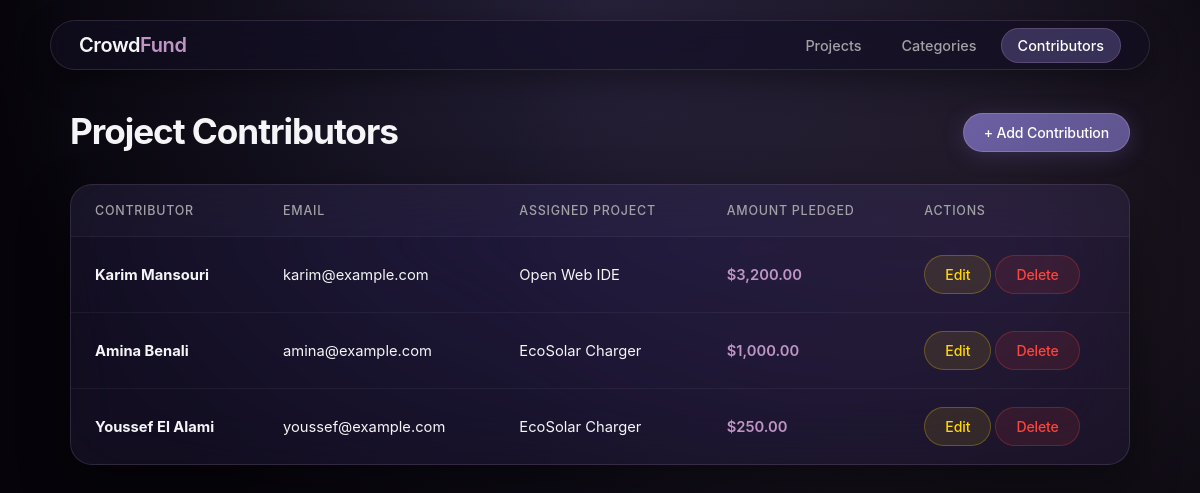
Page /contributors.php on the committed database.
### tables this page shows
CREATE TABLE IF NOT EXISTS contributeur (
    id INT AUTO_INCREMENT PRIMARY KEY,
    full_name VARCHAR(100) NOT NULL,
    email VARCHAR(150) NOT NULL,
    amount DECIMAL(12, 2) NOT NULL DEFAULT 0.00,
    project_id INT NOT NULL,
    created_at TIMESTAMP DEFAULT CURRENT_TIMESTAMP,
    CONSTRAINT fk_contributeur_project 
        FOREIGN KEY (project_id) REFERENCES project(id) 
        ON DELETE CASCADE ON UPDATE CASCADE
);

CREATE TABLE IF NOT EXISTS project (
    id INT AUTO_INCREMENT PRIMARY KEY,
    title VARCHAR(150) NOT NULL,
    description TEXT NOT NULL,
    goal_amount DECIMAL(12, 2) NOT NULL DEFAULT 0.00,
    raised_amount DECIMAL(12, 2) NOT NULL DEFAULT 0.00,
    category_id INT NOT NULL,
    created_at TIMESTAMP DEFAULT CURRENT_TIMESTAMP,
    CONSTRAINT fk_project_category 
        FOREIGN KEY (category_id) REFERENCES project_category(id) 
        ON DELETE CASCADE ON UPDATE CASCADE
);

### contributors.php (the view, shortened to what this page needs)
<?php
require_once 'config/database.php';
$sql = "SELECT c.*, p.title AS project_title
        FROM contributeur c
        INNER JOIN project p ON c.project_id = p.id
        ORDER BY c.id DESC";
$contributions = $pdo->query($sql)->fetchAll();
?>
<!DOCTYPE html>
<html lang="en">
<head>
    <link rel="stylesheet" href="css/style.css">
</head>
<body>
    <header class="glass-nav">
        <nav class="container">
            <div class="logo">Crowd<span>Fund</span></div>
            <ul>
                <li><a href="index.php">Projects</a></li>
                <li><a href="categories.php">Categories</a></li>
                <li><a href="contributors.php" class="active">Contributors</a></li>
            </ul>
        </nav>
    </header>
    <main class="container">
        <div class="page-header">
            <h1 class="page-title">Project Contributors</h1>
            <button class="btn btn-primary" onclick="openModal('addContribModal')">+ Add Contribution</button>
        </div>
        <div class="glass-table-container">
            <table>
                <thead>
                    <tr>
                        <th>Contributor</th>
                        <th>Email</th>
                        <th>Assigned Project</th>
                        <th>Amount Pledged</th>
                        <th>Actions</th>
                    </tr>
                </thead>
                <tbody>
                    <?php if (empty($contributions)): ?>
                        <tr>
                            <td colspan="5" style="text-align: center; color: var(--text-muted);">No contributions recorded yet.</td>
                        </tr>
                    <?php else: ?>
                        <?php foreach ($contributions as $c): ?>
                        <tr>
                            <td><strong><?= htmlspecialchars($c['full_name']) ?></strong></td>
                            <td><?= htmlspecialchars($c['email']) ?></td>
                            <td><?= htmlspecialchars($c['project_title']) ?></td>
                            <td style="color: var(--light-tone); font-weight: 600;">$<?= number_format($c['amount'], 2) ?></td>
                            <td>
                                <button class="btn btn-warning" onclick="editContrib(<?= $c['id'] ?>, '<?= addslashes(htmlspecialchars($c['full_name'])) ?>', '<?= addslashes(htmlspecialchars($c['email'])) ?>', <?= $c['amount'] ?>, <?= $c['project_id'] ?>)">Edit</button>
                                <a href="contributors.php?delete=<?= $c['id'] ?>" class="btn btn-danger" onclick="return confirm('Cancel contribution?')">Delete</a>
                            </td>
                        </tr>
                        <?php endforeach; ?>
                    <?php endif; ?>
                </tbody>
            </table>
        </div>
    </main>
</body>
</html>

### css/style.css (style rules this page uses)
:root { --dark-tone: #5e548e; --light-tone: #be95c4; --bg-dark: #0b0914; --glass-bg: rgba(26, 21, 43, 0.45); --glass-card: rgba(42, 35, 71, 0.35); --glass-border: rgba(190, 149, 196, 0.18); --glass-border-hover: rgba(190, 149, 196, 0.35); --text-primary: #f5f5f7; --text-secondary: #a1a1a6; --text-accent: #be95c4; --danger-color: #ff453a; --warning-color: #ffd60a; --success-color: #30d158; }
* { box-sizing: border-box; margin: 0; padding: 0; font-family: -apple-system, BlinkMacSystemFont, "SF Pro Display", "SF Pro Text", "Inter", sans-serif; -webkit-font-smoothing: antialiased; -moz-osx-font-smoothing: grayscale; }
body { background: #06040a; background-image: radial-gradient(circle at 50% 0%, rgba(94, 84, 142, 0.35) 0%, transparent 60%), radial-gradient(circle at 85% 30%, rgba(190, 149, 196, 0.12) 0%, transparent 45%); background-attachment: fixed; color: var(--text-primary); min-height: 100vh; padding-bottom: 80px; }
header.glass-nav { position: sticky; top: 20px; z-index: 1000; width: calc(100% - 40px); max-width: 1100px; margin: 20px auto 40px auto; }
nav.container { background: rgba(18, 14, 32, 0.65); backdrop-filter: blur(25px) saturate(180%); -webkit-backdrop-filter: blur(25px) saturate(180%); border: 1px solid var(--glass-border); border-radius: 999px; padding: 12px 28px; display: flex; justify-content: space-between; align-items: center; box-shadow: 0 10px 30px rgba(0, 0, 0, 0.35); }
.logo { color: var(--text-primary); font-size: 1.25rem; font-weight: 600; letter-spacing: -0.02em; }
.logo span { color: var(--light-tone); }
nav ul { display: flex; list-style: none; gap: 8px; }
nav a { color: var(--text-secondary); text-decoration: none; font-weight: 500; font-size: 0.9rem; padding: 8px 16px; border-radius: 999px; transition: all 0.25s cubic-bezier(0.16, 1, 0.3, 1); }
nav a.active { color: #fff; background: rgba(94, 84, 142, 0.5); border: 1px solid rgba(190, 149, 196, 0.25); }
.container { max-width: 1100px; margin: 0 auto; padding: 0 20px; }
.page-header { display: flex; justify-content: space-between; align-items: flex-end; margin-bottom: 32px; }
.page-title { color: var(--text-primary); font-size: 2.2rem; font-weight: 700; letter-spacing: -0.03em; }
.btn { padding: 10px 20px; border-radius: 999px; cursor: pointer; font-weight: 500; font-size: 0.88rem; letter-spacing: -0.01em; transition: all 0.25s cubic-bezier(0.16, 1, 0.3, 1); text-decoration: none; display: inline-flex; align-items: center; justify-content: center; border: 1px solid transparent; }
.btn-primary { background: linear-gradient(135deg, #6c60a3 0%, var(--dark-tone) 100%); color: #ffffff; border: 1px solid rgba(190, 149, 196, 0.4); box-shadow: 0 4px 20px rgba(94, 84, 142, 0.35); }
.btn-warning { background: rgba(255, 214, 10, 0.1); color: var(--warning-color); border: 1px solid rgba(255, 214, 10, 0.25); }
.btn-danger { background: rgba(255, 69, 58, 0.1); color: var(--danger-color); border: 1px solid rgba(255, 69, 58, 0.25); }
.glass-table-container { background: var(--glass-card); backdrop-filter: blur(30px) saturate(190%); -webkit-backdrop-filter: blur(30px) saturate(190%); border: 1px solid var(--glass-border); border-radius: 22px; overflow: hidden; box-shadow: 0 20px 50px rgba(0, 0, 0, 0.4); }
table { width: 100%; border-collapse: collapse; text-align: left; }
th, td { padding: 18px 24px; border-bottom: 1px solid rgba(255, 255, 255, 0.05); font-size: 0.92rem; }
th { color: var(--text-secondary); background: rgba(255, 255, 255, 0.02); font-weight: 500; font-size: 0.78rem; text-transform: uppercase; letter-spacing: 0.06em; }
tr { transition: background 0.2s ease; }
tr:last-child td { border-bottom: none; }

### rows in the picture
contributeur: full_name "Karim Mansouri", email "karim@example.com", project.title "Open Web IDE", amount "3,200.00"
contributeur: full_name "Amina Benali", email "amina@example.com", project.title "EcoSolar Charger", amount "1,000.00"
contributeur: full_name "Youssef El Alami", email "youssef@example.com", project.title "EcoSolar Charger", amount "250.00"
